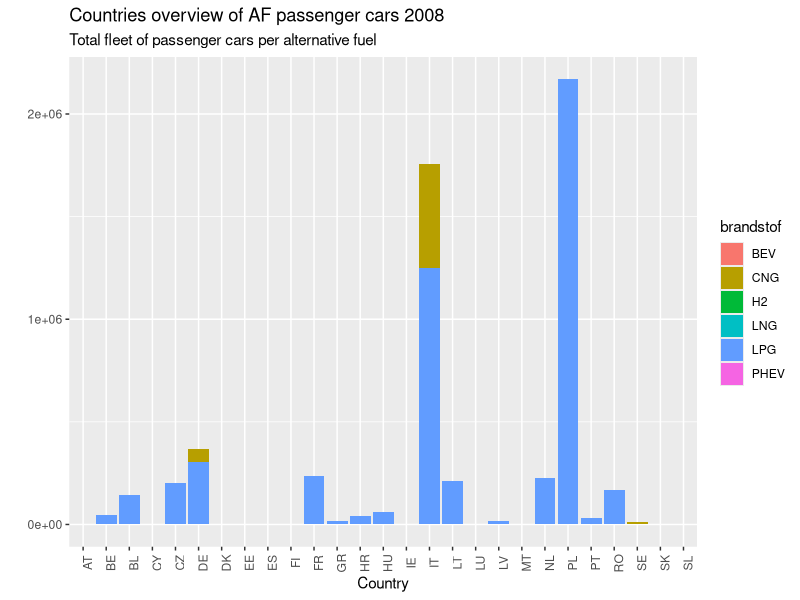
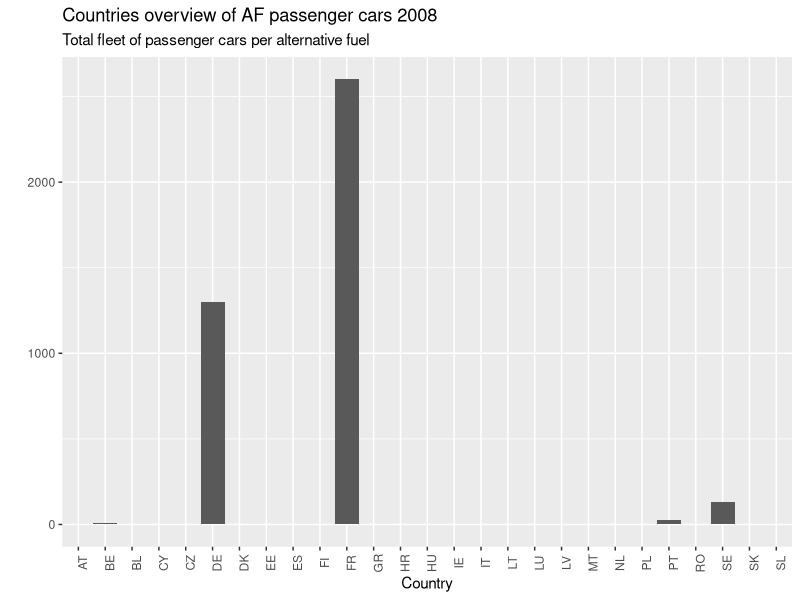
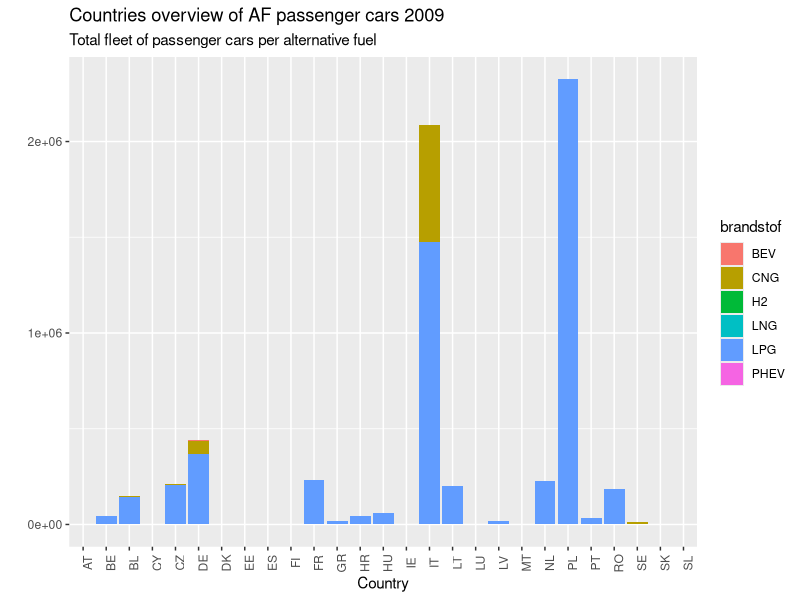
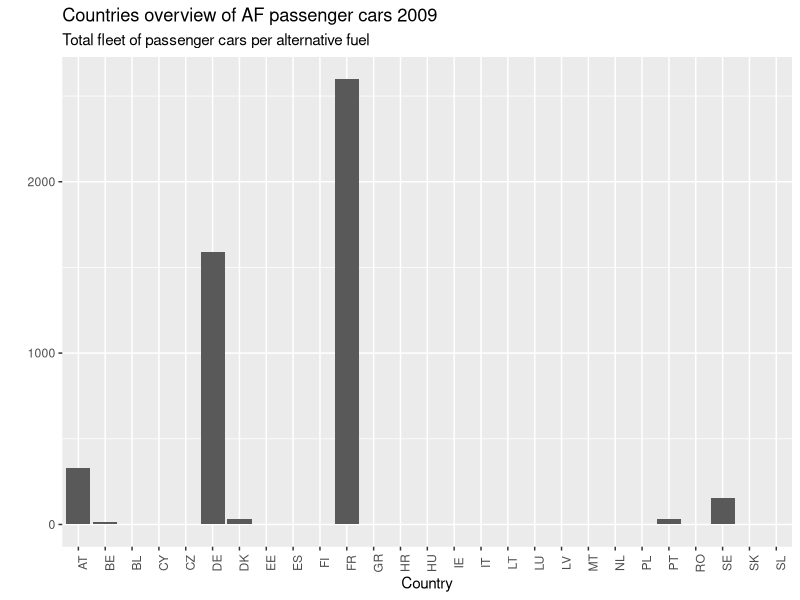
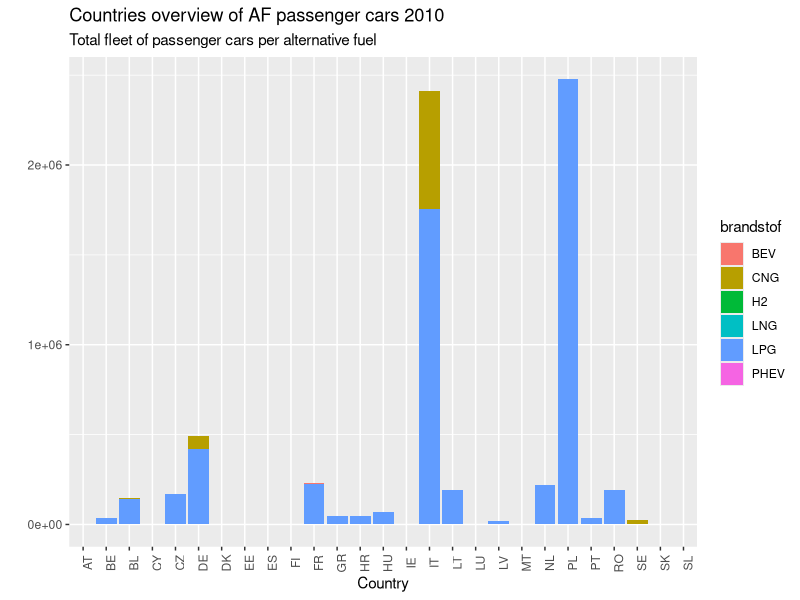
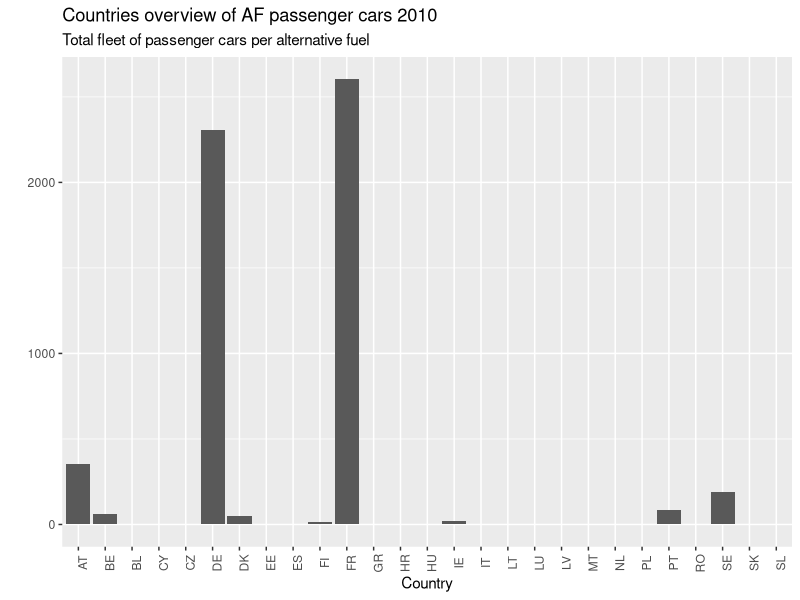
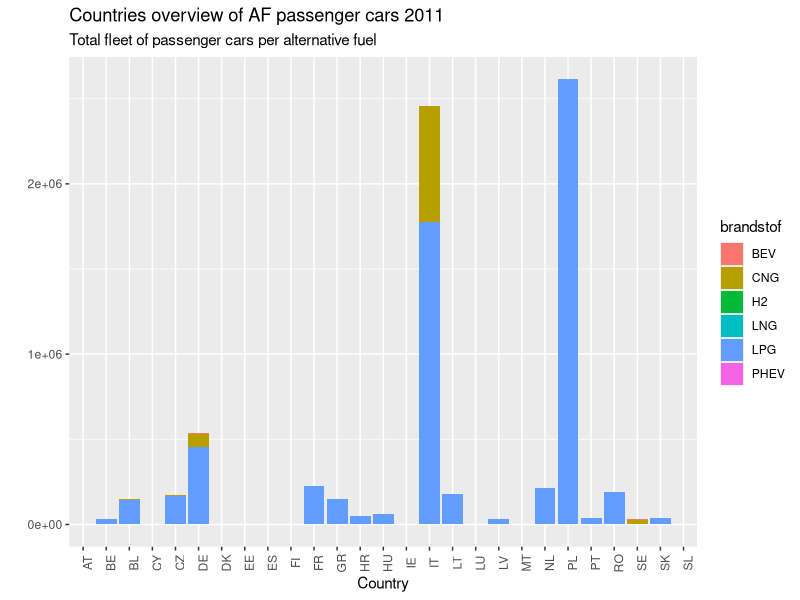
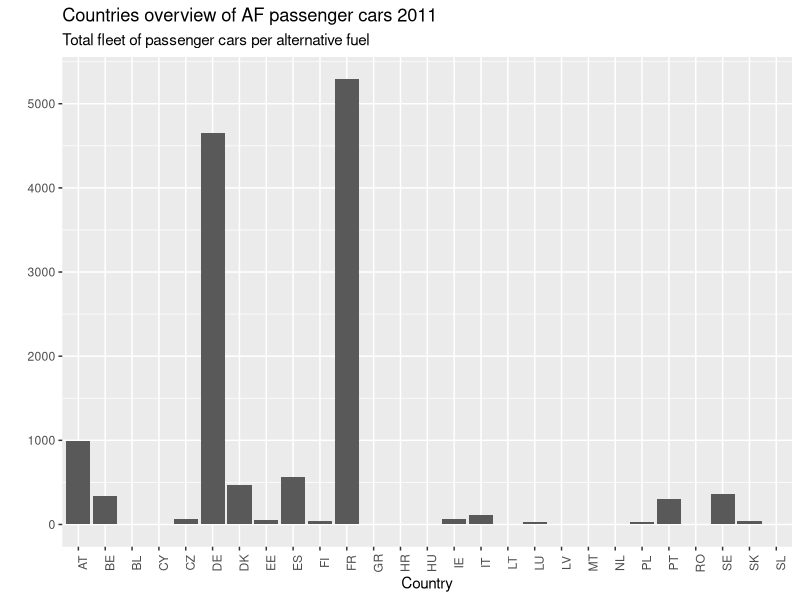

Source code (R) for these figures, in order:
## ---- chunk 1
knitr::opts_chunk$set(echo = TRUE)
## ---- chunk 2
library(readr)
library(dplyr)
library(ggplot2)
library(readxl)
library(tidyr)

countriesafpassengercars <- read_xlsx("Data/Countries overview of af passenger cars.xlsx", skip = 2 , col_types = c("text", "text", "numeric", "numeric", "numeric", "numeric", "numeric", "numeric", "numeric"))
summary(countriesafpassengercars)
## ---- chunk 3
countriesafpassengercarsev <- countriesafpassengercars %>% mutate('EV' = BEV + PHEV)
countriesafpassengercars <- countriesafpassengercars %>% gather('BEV', 'H2', 'CNG', 'LNG', 'PHEV', 'LPG', 'Total', key = 'brandstof', value = 'waardes')
## ---- chunk 4

countriesafpassengercars %>% filter(brandstof != 'Total', Year == '2008') %>% ggplot(aes(x = Country, y = waardes, fill = brandstof))+ geom_col(position = "stack") + labs(title = 'Countries overview of AF passenger cars 2008', subtitle = 'Total fleet of passenger cars per alternative fuel', y = '')  + scale_y_continuous(breaks = seq(0,10000000, by= 1000000)) + theme(axis.text.x = element_text(angle = 90))

## ---- chunk 5

countriesafpassengercarsev %>% filter(Year == '2008') %>% ggplot(aes(x = Country, y = EV))+ geom_col() + labs(title = 'Countries overview of AF passenger cars 2008', subtitle = 'Total fleet of passenger cars per alternative fuel', y = '')  + scale_y_continuous(breaks = seq(0,10000, by= 1000)) + theme(axis.text.x = element_text(angle = 90))

## ---- chunk 6

countriesafpassengercars %>% filter(brandstof != 'Total', Year == '2009') %>% ggplot(aes(x = Country, y = waardes, fill = brandstof))+ geom_col(position = "stack") + labs(title = 'Countries overview of AF passenger cars 2009', subtitle = 'Total fleet of passenger cars per alternative fuel', y = '')  + scale_y_continuous(breaks = seq(0,10000000, by= 1000000)) + theme(axis.text.x = element_text(angle = 90))

## ---- chunk 7

countriesafpassengercarsev %>% filter(Year == '2009') %>% ggplot(aes(x = Country, y = EV))+ geom_col() + labs(title = 'Countries overview of AF passenger cars 2009', subtitle = 'Total fleet of passenger cars per alternative fuel', y = '')  + scale_y_continuous(breaks = seq(0,10000, by= 1000)) + theme(axis.text.x = element_text(angle = 90))

## ---- chunk 8

countriesafpassengercars %>% filter(brandstof != 'Total', Year == '2010') %>% ggplot(aes(x = Country, y = waardes, fill = brandstof))+ geom_col(position = "stack") + labs(title = 'Countries overview of AF passenger cars 2010', subtitle = 'Total fleet of passenger cars per alternative fuel', y = '')  + scale_y_continuous(breaks = seq(0,10000000, by= 1000000)) + theme(axis.text.x = element_text(angle = 90))

## ---- chunk 9

countriesafpassengercarsev %>% filter(Year == '2010') %>% ggplot(aes(x = Country, y = EV))+ geom_col() + labs(title = 'Countries overview of AF passenger cars 2010', subtitle = 'Total fleet of passenger cars per alternative fuel', y = '')  + scale_y_continuous(breaks = seq(0,10000, by= 1000)) + theme(axis.text.x = element_text(angle = 90))

## ---- chunk 10

countriesafpassengercars %>% filter(brandstof != 'Total', Year == '2011') %>% ggplot(aes(x = Country, y = waardes, fill = brandstof))+ geom_col(position = "stack") + labs(title = 'Countries overview of AF passenger cars 2011', subtitle = 'Total fleet of passenger cars per alternative fuel', y = '')  + scale_y_continuous(breaks = seq(0,10000000, by= 1000000)) + theme(axis.text.x = element_text(angle = 90))

## ---- chunk 11

countriesafpassengercarsev %>% filter(Year == '2011') %>% ggplot(aes(x = Country, y = EV))+ geom_col() + labs(title = 'Countries overview of AF passenger cars 2011', subtitle = 'Total fleet of passenger cars per alternative fuel', y = '')  + scale_y_continuous(breaks = seq(0,10000, by= 1000)) + theme(axis.text.x = element_text(angle = 90))

## ---- chunk 12

countriesafpassengercars %>% filter(brandstof != 'Total', Year == '2012') %>% ggplot(aes(x = Country, y = waardes, fill = brandstof))+ geom_col(position = "stack") + labs(title = 'Countries overview of AF passenger cars 2012', subtitle = 'Total fleet of passenger cars per alternative fuel', y = '')  + scale_y_continuous(breaks = seq(0,10000000, by= 1000000)) + theme(axis.text.x = element_text(angle = 90))

## ---- chunk 13

countriesafpassengercarsev %>% filter(Year == '2012') %>% ggplot(aes(x = Country, y = EV))+ geom_col() + labs(title = 'Countries overview of AF passenger cars 2012', subtitle = 'Total fleet of passenger cars per alternative fuel', y = '')  + scale_y_continuous(breaks = seq(0,10000, by= 1000)) + theme(axis.text.x = element_text(angle = 90))

## ---- chunk 14

countriesafpassengercars %>% filter(brandstof != 'Total', Year == '2013') %>% ggplot(aes(x = Country, y = waardes, fill = brandstof))+ geom_col(position = "stack") + labs(title = 'Countries overview of AF passenger cars 2013', subtitle = 'Total fleet of passenger cars per alternative fuel', y = '')  + scale_y_continuous(breaks = seq(0,10000000, by= 1000000)) + theme(axis.text.x = element_text(angle = 90))

## ---- chunk 15

countriesafpassengercarsev %>% filter(Year == '2013') %>% ggplot(aes(x = Country, y = EV))+ geom_col() + labs(title = 'Countries overview of AF passenger cars 2013', subtitle = 'Total fleet of passenger cars per alternative fuel', y = '')  + scale_y_continuous(breaks = seq(0,100000, by= 10000)) + theme(axis.text.x = element_text(angle = 90))

## ---- chunk 16

countriesafpassengercars %>% filter(brandstof != 'Total', Year == '2014') %>% ggplot(aes(x = Country, y = waardes, fill = brandstof))+ geom_col(position = "stack") + labs(title = 'Countries overview of AF passenger cars 2014', subtitle = 'Total fleet of passenger cars per alternative fuel', y = '')  + scale_y_continuous(breaks = seq(0,10000000, by= 1000000)) + theme(axis.text.x = element_text(angle = 90))

## ---- chunk 17

countriesafpassengercarsev %>% filter(Year == '2014') %>% ggplot(aes(x = Country, y = EV))+ geom_col() + labs(title = 'Countries overview of AF passenger cars 2014', subtitle = 'Total fleet of passenger cars per alternative fuel', y = '')  + scale_y_continuous(breaks = seq(0,100000, by= 10000)) + theme(axis.text.x = element_text(angle = 90))

## ---- chunk 18

countriesafpassengercars %>% filter(brandstof != 'Total', Year == '2015') %>% ggplot(aes(x = Country, y = waardes, fill = brandstof))+ geom_col(position = "stack") + labs(title = 'Countries overview of AF passenger cars 2015', subtitle = 'Total fleet of passenger cars per alternative fuel', y = '')  + scale_y_continuous(breaks = seq(0,10000000, by= 1000000)) + theme(axis.text.x = element_text(angle = 90))

## ---- chunk 19

countriesafpassengercarsev %>% filter(Year == '2015') %>% ggplot(aes(x = Country, y = EV))+ geom_col() + labs(title = 'Countries overview of AF passenger cars 2015', subtitle = 'Total fleet of passenger cars per alternative fuel', y = '')  + scale_y_continuous(breaks = seq(0,100000, by= 10000)) + theme(axis.text.x = element_text(angle = 90))

## ---- chunk 20

countriesafpassengercars %>% filter(brandstof != 'Total', Year == '2016') %>% ggplot(aes(x = Country, y = waardes, fill = brandstof))+ geom_col(position = "stack") + labs(title = 'Countries overview of AF passenger cars 2016', subtitle = 'Total fleet of passenger cars per alternative fuel', y = '')  + scale_y_continuous(breaks = seq(0,10000000, by= 1000000)) + theme(axis.text.x = element_text(angle = 90))

## ---- chunk 21

countriesafpassengercarsev %>% filter(Year == '2016') %>% ggplot(aes(x = Country, y = EV))+ geom_col() + labs(title = 'Countries overview of AF passenger cars 2016', subtitle = 'Total fleet of passenger cars per alternative fuel', y = '')  + scale_y_continuous(breaks = seq(0,100000, by= 10000)) + theme(axis.text.x = element_text(angle = 90))

## ---- chunk 22

countriesafpassengercars %>% filter(brandstof != 'Total', Year == '2017') %>% ggplot(aes(x = Country, y = waardes, fill = brandstof))+ geom_col(position = "stack") + labs(title = 'Countries overview of AF passenger cars 2017', subtitle = 'Total fleet of passenger cars per alternative fuel', y = '')  + scale_y_continuous(breaks = seq(0,10000000, by= 1000000)) + theme(axis.text.x = element_text(angle = 90))

## ---- chunk 23

countriesafpassengercarsev %>% filter(Year == '2017') %>% ggplot(aes(x = Country, y = EV))+ geom_col() + labs(title = 'Countries overview of AF passenger cars 2017', subtitle = 'Total fleet of passenger cars per alternative fuel', y = '')  + scale_y_continuous(breaks = seq(0,1000000, by= 10000)) + theme(axis.text.x = element_text(angle = 90))

## ---- chunk 24

countriesafpassengercars %>% filter(brandstof != 'Total', Year == '2018') %>% ggplot(aes(x = Country, y = waardes, fill = brandstof))+ geom_col(position = "stack") + labs(title = 'Countries overview of AF passenger cars 2018', subtitle = 'Total fleet of passenger cars per alternative fuel', y = '')  + scale_y_continuous(breaks = seq(0,10000000, by= 1000000)) + theme(axis.text.x = element_text(angle = 90))

## ---- chunk 25

countriesafpassengercarsev %>% filter(Year == '2018') %>% ggplot(aes(x = Country, y = EV))+ geom_col() + labs(title = 'Countries overview of AF passenger cars 2018', subtitle = 'Total fleet of passenger cars per alternative fuel', y = '')  + scale_y_continuous(breaks = seq(0,1000000, by= 10000)) + theme(axis.text.x = element_text(angle = 90))

## ---- chunk 26

countriesafpassengercars %>% filter(brandstof != 'Total', Year == '2019') %>% ggplot(aes(x = Country, y = waardes, fill = brandstof))+ geom_col(position = "stack") + labs(title = 'Countries overview of AF passenger cars 2019', subtitle = 'Total fleet of passenger cars per alternative fuel', y = '')  + scale_y_continuous(breaks = seq(0,10000000, by= 1000000)) + theme(axis.text.x = element_text(angle = 90))

## ---- chunk 27

countriesafpassengercarsev %>% filter(Year == '2019') %>% ggplot(aes(x = Country, y = EV))+ geom_col() + labs(title = 'Countries overview of AF passenger cars 2019', subtitle = 'Total fleet of passenger cars per alternative fuel', y = '')  + scale_y_continuous(breaks = seq(0,1000000, by= 10000)) + theme(axis.text.x = element_text(angle = 90))

## ---- chunk 28

countriesafpassengercars %>% filter(brandstof != 'Total', Year == '2020') %>% ggplot(aes(x = Country, y = waardes, fill = brandstof))+ geom_col(position = "stack") + labs(title = 'Countries overview of AF passenger cars 2020', subtitle = 'Total fleet of passenger cars per alternative fuel', y = '')  + scale_y_continuous(breaks = seq(0,10000000, by= 1000000)) + theme(axis.text.x = element_text(angle = 90))

## ---- chunk 29

countriesafpassengercarsev %>% filter(Year == '2020') %>% ggplot(aes(x = Country, y = EV))+ geom_col() + labs(title = 'Countries overview of AF passenger cars 2020', subtitle = 'Total fleet of passenger cars per alternative fuel', y = '')  + scale_y_continuous(breaks = seq(0,1000000, by= 10000)) + theme(axis.text.x = element_text(angle = 90))

## ---- chunk 30

countriesafpassengercars %>% filter(brandstof != 'Total', Country == 'BE') %>% ggplot(aes(x = Year, y = waardes, group = brandstof, color = brandstof))+ geom_line()  + labs(title = 'Overview of AF passenger cars BE', subtitle = 'Total fleet of passenger cars per alternative fuel', y = '')  + scale_y_continuous(breaks = seq(0,100000, by= 10000)) + theme(axis.text.x = element_text(angle = 90))

## ---- chunk 31

countriesafpassengercarsev %>% filter(Country == 'BE') %>% ggplot(aes(x = Year, y = EV))+ geom_col() + labs(title = 'Overview of AF passenger cars BE electric', subtitle = 'Total fleet of passenger cars per alternative fuel', y = '')  + scale_y_continuous(breaks = seq(0,100000, by= 10000)) + theme(axis.text.x = element_text(angle = 90))

